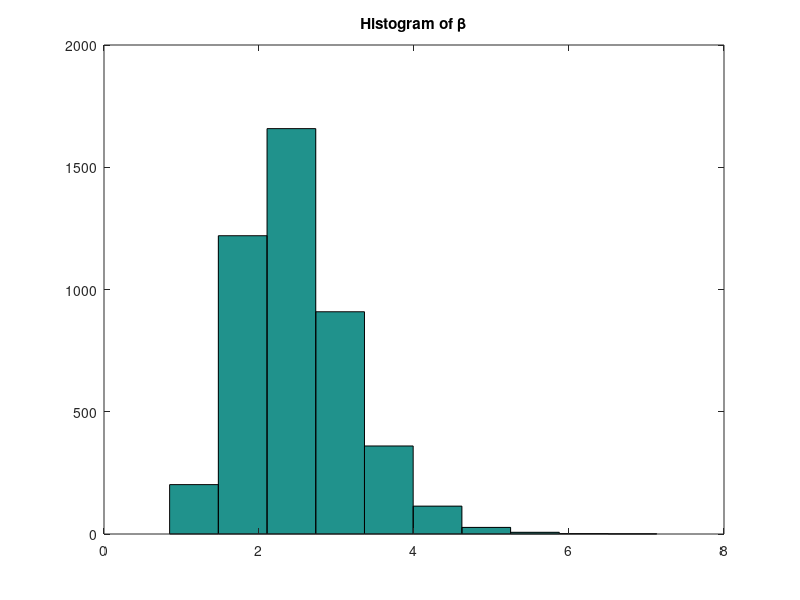
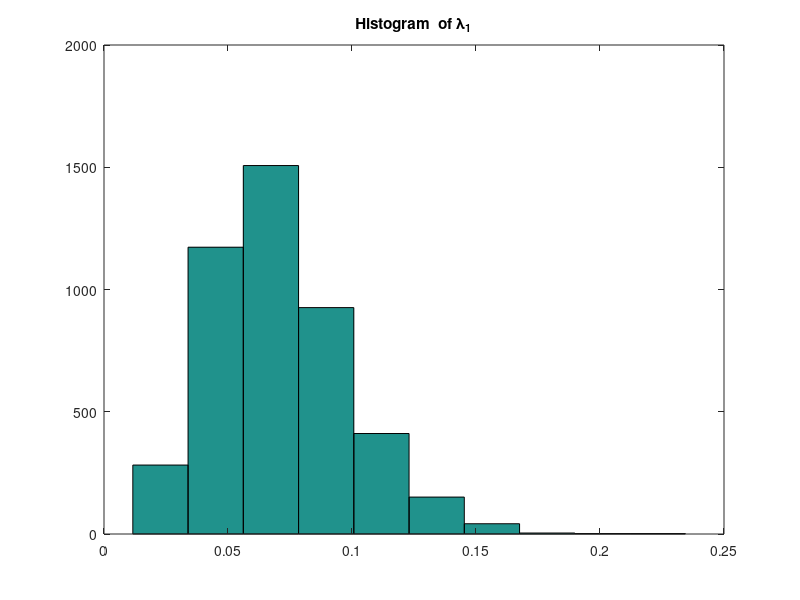
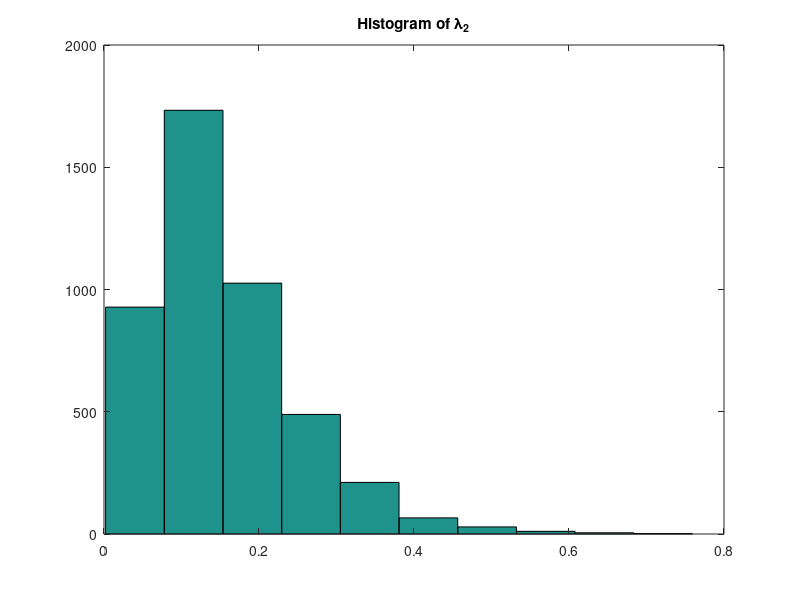

These figures' MATLAB source, in order:
% The data
Failures = [5, 1, 5, 14, 3, 19, 1, 1, 4, 22];
Times = [94.32, 15.72, 62.88, 125.76, 5.24, 31.44, 1.05, 1.05, 2.10, 10.48];

Nx = length(Failures);

%Hyperparameters
alpha = 1.8; gamma = 0.01; delta = 1;

Nsim = 5000; % Number of iterations

lambda = zeros(Nsim, Nx);
beta = zeros(1, Nsim);

%Initialization
beta(1) = gamrnd(gamma, 1/delta, 1,1);

%Gibbs
for j = 2 : Nsim
    for i = 1 : Nx
        par1 = Times(i) + beta(j-1);
        lambda(j,i) = gamrnd(Failures(i)+alpha, 1/par1, 1,1);
        par2 = delta + sum(lambda(j,:));
        beta(j) = gamrnd(gamma+Nx*alpha, 1/par2, 1,1);
    end
end


%Plotting and estimating
burnin = 500;

figure(1)
hist(beta(burnin+1:Nsim)); 
title('Histogram of \beta')

lambda1 = lambda(:,1);
figure(2)
hist(lambda1(burnin+1:Nsim)); 
title('Histogram  of \lambda_1')

lambda2 = lambda(:,2);
figure(3)
hist(lambda2(burnin+1:Nsim)); 
title('Histogram of \lambda_2')

